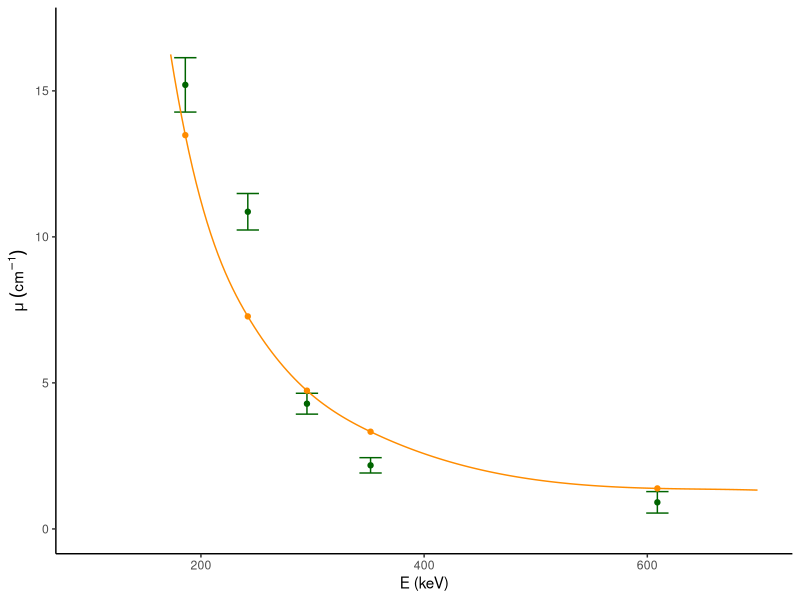

Here is the R script that generated this plot:
# Plot tabulated and measured data

library(ggplot2)

# Read tabulated data
tt <- read.csv("data_lacTabulated_Pb.txt", sep = ";", header = T)

# Read measured data
tm <- read.csv("data_lacMeasured_Pb.txt", sep = ";", header = T)

plot1 <- ggplot() +
  geom_errorbar(tm,
    mapping = aes(x = tm$energy, ymin=tm$lacV-tm$lacS, ymax=tm$lacV+tm$lacS, width=20),
    col = "darkgreen") +
  geom_point(tm,
    mapping = aes(x=tm$energy, y=tm$lacV),
    col = "darkgreen") +
  geom_point(tt,
    mapping = aes(x=tt$energy, y=tt$lac),
    col = "darkorange") + 
  geom_line(data = data.frame(spline(tt, n = 200)),
    aes(x, y), col = "darkorange") +
  labs(x = "E (keV)", y = expression(paste(mu, " ", (cm^{-1})))) +
  xlim(100, 700) + ylim(0, 17) +
  theme_classic()

pdf(file = "fig_lac_Pb_ggplot.pdf", width = 5, heigh = 3)
print(plot1)
dev.off()

